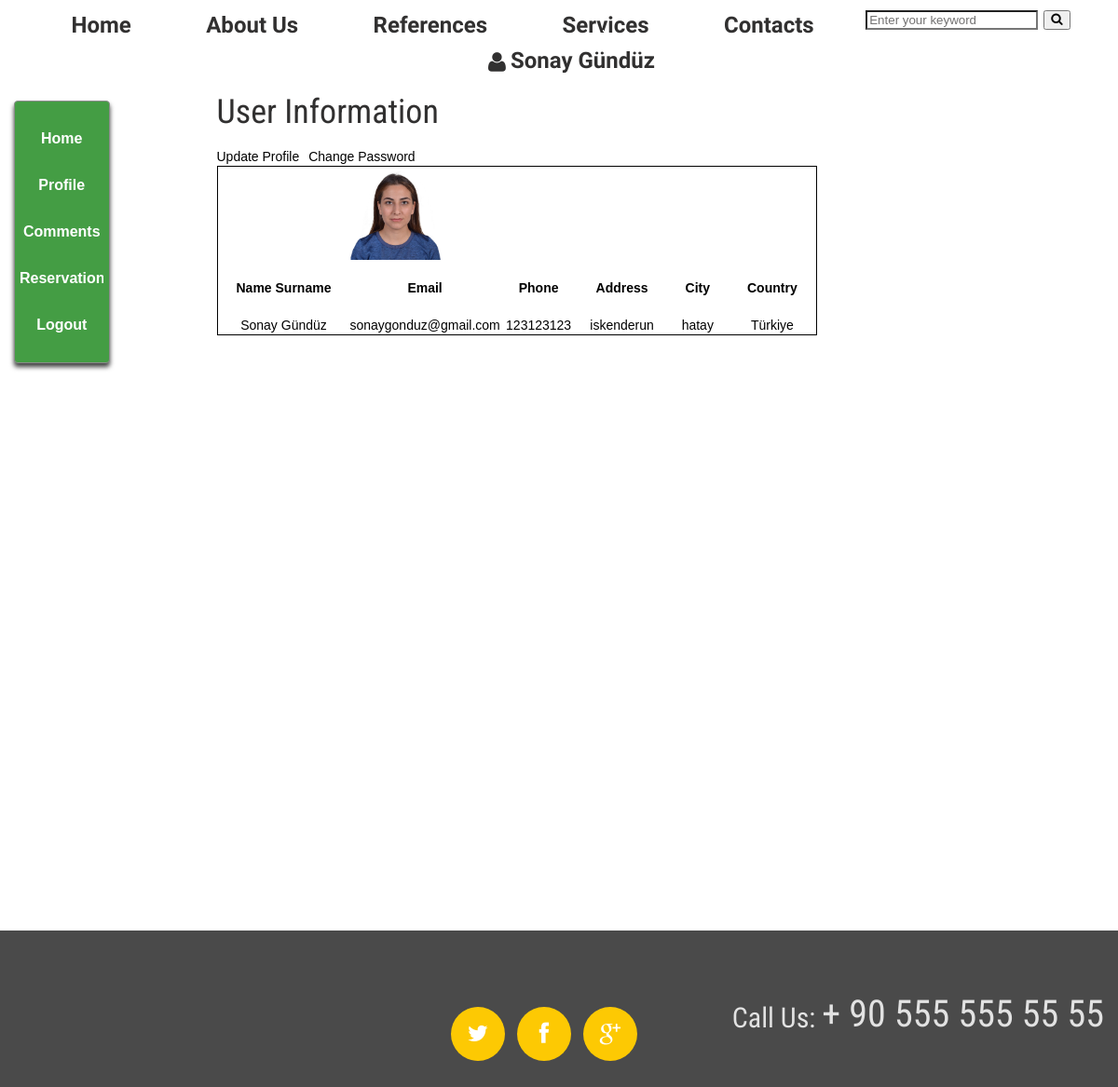
The page /user/ (signed in) on the database its author committed.
### home/models.py (models this page shows, shortened)
class UserProfile(models.Model):
    user = models.OneToOneField(User, on_delete=models.CASCADE)
    phone = models.CharField(blank=True, max_length=20)
    address = models.CharField(blank=True, max_length=150)
    city = models.CharField(blank=True, max_length=20)
    country = models.CharField(blank=True, max_length=20)
    image = models.ImageField(blank=True, upload_to='images/users')
    def user_name(self):
            return  self.user.first_name + ' ' +self.user.last_name
    def image_tag(self):
            return mark_safe('<img src="{}" height="50"/>'.format(self.image.url))
    image_tag.short_description = 'Image'

### user/views.py (the view)
# urls.py: path('', views.index, name='index'),
def index(request):
    category = Category.objects.all()
    current_user = request.user
    profile = UserProfile.objects.get(user_id=current_user.id)
    context = {'category': category,
               'profile': profile
               }
    return render(request, 'user_profile.html', context)

### user/templates/user_profile.html (shortened to what this page needs)
{% extends "homebase.html" %}
{% block content %}
<div class="content" style="background: white;padding-bottom: 1000px">
			<div class="grid_5">
				{% include "user_panel.html" %}
			</div>
			<div class="grid_7" style="margin-left: 100px">
				<div class="section-title">
					<h3 class="title"> User Information</h3>
				</div>
				<table style="border: 1px solid black">
					<thead>
						<tr>
							<a href="/user/update" class="btn-large" style="margin-right: 10px">Update Profile</a>
							<a href="/user/password" class="btn-large">Change Password </a>
						</tr>
						<tr>
							<th class="text-left"></th>
							<td> <img src="{{ profile.image.url }}" alt="" height="100"> </td>
						</tr>
						<tr>
			 				<th class="text-left" style="padding: 20px">Name Surname</th>
							<th class="text-left" style="padding: 20px">Email</th>
							<th class="text-left" style="padding: 20px">Phone</th>
							<th class="text-left" style="padding: 20px">Address</th>
							<th class="text-left" style="padding: 20px">City</th>
							<th class="text-left" style="padding: 20px">Country</th>
						</tr>
						<tr>
							<td style="text-align: center" class="text-left">{{profile.user_name}}</td>
							<td style="text-align: center" class="text-left">{{profile.user.email}}</td>
							<td style="text-align: center" class="text-left">{{profile.phone}}</td>
							<td style="text-align: center" class="text-left">{{profile.address}}</td>
							<td style="text-align: center" class="text-left">{{profile.city}}</td>
							<td style="text-align: center" class="text-left">{{profile.country}}</td>
						</tr>
					</thead>
				</table>
			</div>
</div>
{% endblock %}

### home/templates/header.html (shortened to what this page needs)
{% load static %}
<div class="main" style="margin-top: -24px">
<header>
	<div class="menu_block">
		<div class="container_12" >
			<div class="grid_12" style="margin-top: 20px">
				<nav class="horizontal-nav full-width horizontalNav-notprocessed">
					<ul class="sf-menu">
						<li><a href="/">Home</a></li>
						<li><a href="/about">About Us</a></li>
						<li><a href="/references">References</a></li>
						{% load mptt_tags %}
						<li> <a href="/services">Services</a>
						</li>
						<li><a href="/contact">Contacts</a></li>
						<li>
							<div class="header-search">
								<form action="/search/" method="post">
							 		<input name="q" id="q" class="input search-input" type="text" placeholder="Enter your keyword">
									<button class="search-btn"><i class="fa fa-search"></i> </button>
								</form>
							</div>
						</li>
						<li>
							{% if user.id is not None %}
								<a href="/user" ><i class="fa fa-user" style="margin-right: 5px"></i>{{user.first_name}} {{user.last_name}}</a>
							{% else %}
								<a href="/login" class="text-uppercases">Login</a> / <a href="/signup/" class="text-uppercases">Sign Up</a>
							{% endif %}
						</li>
					</ul>
				</nav>
			</div>
		</div>
	</div>
</header>
</div>

### home/static/css/style.css (style rules this page uses)
html { width: 100%; }
* { -webkit-text-size-adjust: none; }
body { position: relative; background-color: #4a4a4a; color: #878787; font: 14px/20px 'Open Sans', sans-serif; }
input { border-radius: 0 !important; outline: none !important; }
img { max-width: 100%; }
h1, h2, h3, h4, h5, h6 { font-weight: normal; color: #3e454c; font-family: 'Roboto Condensed', sans-serif; }
h3 { font-size: 36px; line-height: 36px; color: #313030; padding-top: 14px; margin-bottom: 20px; }
ul { padding: 0; margin: 0; list-style: none; }
a { text-decoration: none; color: inherit; outline: none; transition: 0.5s ease; -o-transition: 0.5s ease; -webkit-transition: 0.5s ease; }
.main { background-color: #fff; }
header { display: block; }
.content { padding-bottom: 113px; }

### home/static/css/grid.css (style rules this page uses)
body { min-width: 1200px; }
.container_12 { margin-left: auto; margin-right: auto; width: 1200px; }
.grid_1, .grid_2, .grid_3, .grid_4, .grid_5, .grid_6, .grid_7, .grid_8, .grid_9, .grid_10, .grid_11, .grid_12 { display:inline; float: left; position: relative; margin-left: 15px; margin-right: 15px; }
.container_12 .grid_12 { width:1170px; }

### home/static/css/superfish.css (style rules this page uses)
.menu_block { z-index: 999; position: relative; background: url(../images/menu_bg.png) 0 0 repeat-x #d8d8db; padding: 12px 0 11px; }
.menu_block nav { position: relative; font-family: 'Marvel', sans-serif; }
nav>.sf-menu { z-index: 990; text-align: center; position: relative; }
nav { position:relative;padding: 0px 0 0 0; }
.sf-menu>li { display: block; position: relative; display: inline-block; font-size: 24px; line-height: 20px; }
.sf-menu>li+li { margin-left: 27px; }
.sf-menu>li>a { font-weight: bold; text-align: center; color: #313030; display: block; padding: 9px 25px; }
.sf-menu>li>a.sf-with-ul:after { position: absolute; content: ''; left: 50%; margin-left: -3px; width: 5px; background: url(../images/arrows.png) 0 0 no-repeat; height: 4px; bottom: 10px; pointer-events: none; z-index: 999; display: block; }

### home/templates/header.html (style rules this page uses)
ul:before, ul:after { content: " "; display: table; }
ul:after { clear: both; }

### user/templates/user_panel.html (style rules this page uses)
html, body { padding:0px; margin:0px; font-family: 'Raleway', sans-serif; color: #000000; height:100%; }

### rows shown on the page
UserProfile: image (picture), user_name "Sonay Gündüz", user.email "sonaygonduz@gmail.com", phone "123123123", address "iskenderun", city "hatay", country "Türkiye"

### other values the page prints
{{ user.first_name }} "Sonay"
{{ user.last_name }} "Gündüz"
